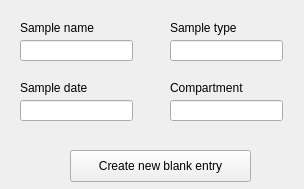
<?xml version="1.0" encoding="UTF-8"?>
<ui version="4.0">
 <class>Form</class>
 <widget class="QWidget" name="Form">
  <property name="geometry">
   <rect>
    <x>0</x>
    <y>0</y>
    <width>304</width>
    <height>189</height>
   </rect>
  </property>
  <property name="windowTitle">
   <string>New blank entry</string>
  </property>
  <widget class="QLineEdit" name="compartment_lineEdit">
   <property name="geometry">
    <rect>
     <x>170</x>
     <y>100</y>
     <width>113</width>
     <height>21</height>
    </rect>
   </property>
  </widget>
  <widget class="QLineEdit" name="sampleDate_lineEdit">
   <property name="geometry">
    <rect>
     <x>20</x>
     <y>100</y>
     <width>113</width>
     <height>21</height>
    </rect>
   </property>
  </widget>
  <widget class="QLabel" name="label_11">
   <property name="geometry">
    <rect>
     <x>170</x>
     <y>80</y>
     <width>91</width>
     <height>16</height>
    </rect>
   </property>
   <property name="text">
    <string>Compartment</string>
   </property>
  </widget>
  <widget class="QLabel" name="label_10">
   <property name="geometry">
    <rect>
     <x>20</x>
     <y>80</y>
     <width>91</width>
     <height>16</height>
    </rect>
   </property>
   <property name="text">
    <string>Sample date</string>
   </property>
  </widget>
  <widget class="QLineEdit" name="sampleName_lineEdit">
   <property name="geometry">
    <rect>
     <x>20</x>
     <y>40</y>
     <width>113</width>
     <height>21</height>
    </rect>
   </property>
  </widget>
  <widget class="QLineEdit" name="sampleType_lineEdit">
   <property name="geometry">
    <rect>
     <x>170</x>
     <y>40</y>
     <width>113</width>
     <height>21</height>
    </rect>
   </property>
  </widget>
  <widget class="QLabel" name="label_9">
   <property name="geometry">
    <rect>
     <x>170</x>
     <y>20</y>
     <width>91</width>
     <height>16</height>
    </rect>
   </property>
   <property name="text">
    <string>Sample type</string>
   </property>
  </widget>
  <widget class="QLabel" name="label_8">
   <property name="geometry">
    <rect>
     <x>20</x>
     <y>20</y>
     <width>91</width>
     <height>16</height>
    </rect>
   </property>
   <property name="text">
    <string>Sample name</string>
   </property>
  </widget>
  <widget class="QPushButton" name="pushButton">
   <property name="geometry">
    <rect>
     <x>70</x>
     <y>150</y>
     <width>181</width>
     <height>32</height>
    </rect>
   </property>
   <property name="text">
    <string>Create new blank entry</string>
   </property>
  </widget>
 </widget>
 <resources/>
 <connections/>
</ui>
